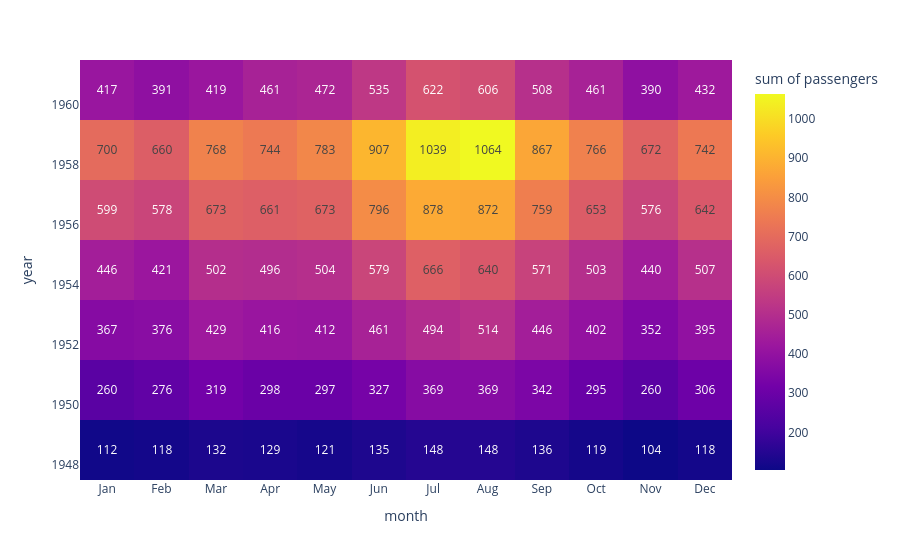

Write notebook code for a chart like this one.
### Code cell
px.density_heatmap(flights, x='month', y='year', z='passengers', text_auto = True)

### Figure 1 — Plotly figure (JSON) as saved in the notebook; plotly's stock layout.template omitted (floating-point values rounded to 4 significant figures; data arrays with more than 128 entries replaced by an {"elided": "..."} marker saying what was removed)
{"data": [{"coloraxis": "coloraxis", "histfunc": "sum", "hovertemplate": "month=%{x}<br>year=%{y}<br>sum of passengers=%{z}<extra></extra>", "name": "", "texttemplate": "%{z}", "type": "histogram2d", "x": {"elided": "144 str values"}, "xaxis": "x", "xbingroup": "x", "y": {"elided": "144 int values"}, "yaxis": "y", "ybingroup": "y", "z": {"elided": "144 int values"}}], "layout": {"coloraxis": {"colorbar": {"title": {"text": "sum of passengers"}}, "colorscale": [[0, "#0d0887"], [0.1111, "#46039f"], [0.2222, "#7201a8"], [0.3333, "#9c179e"], [0.4444, "#bd3786"], [0.5556, "#d8576b"], [0.6667, "#ed7953"], [0.7778, "#fb9f3a"], [0.8889, "#fdca26"], [1, "#f0f921"]]}, "legend": {"tracegroupgap": 0}, "margin": {"t": 60}, "xaxis": {"anchor": "y", "domain": [0, 1], "title": {"text": "month"}}, "yaxis": {"anchor": "x", "domain": [0, 1], "title": {"text": "year"}}}}
